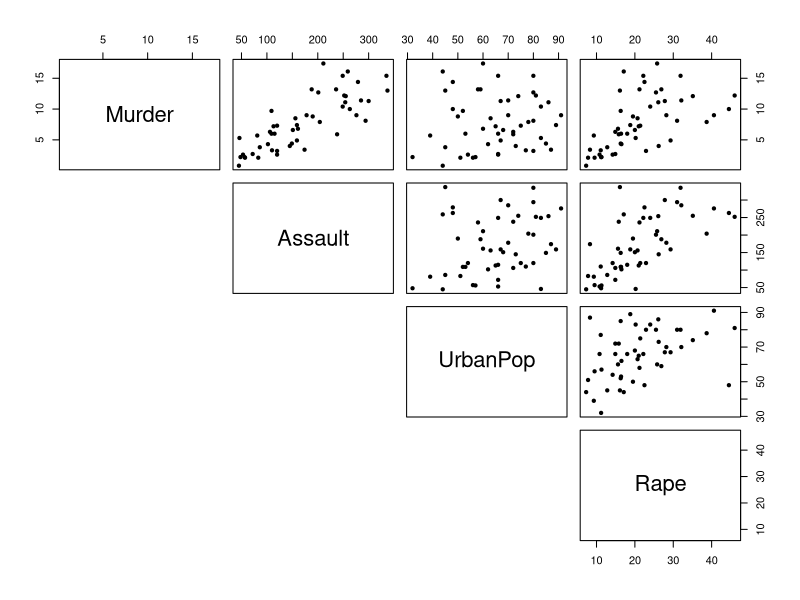
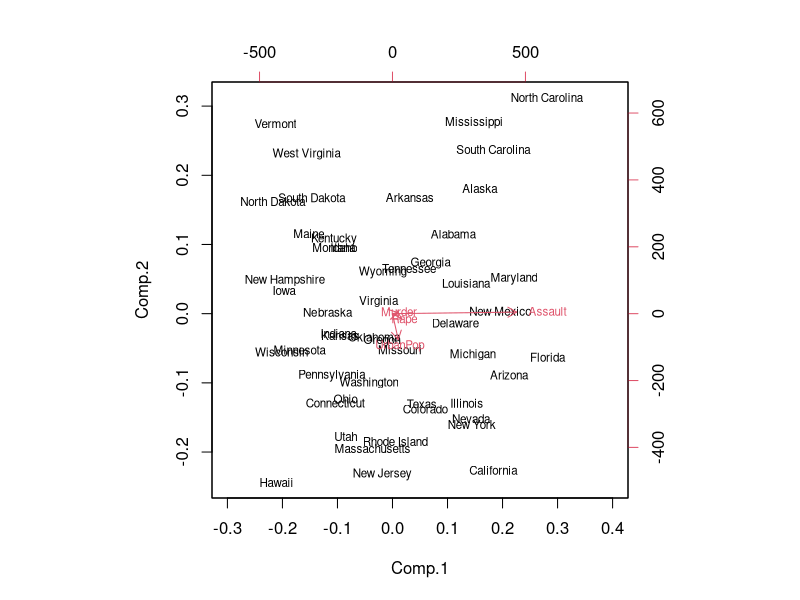

These figures' R source, in order:
pairs(USArrests,pch=20,lower.panel = NULL)
data("USArrests")
str(USArrests,vec.len=2)
library(skimr)
library(knitr)
knit_print(skim(USArrests))
cor.arrest<-cor(USArrests)
round(cor.arrest,2)
set.seed(1)
arrest.pca<-princomp(USArrests)
summary(arrest.pca)
biplot(arrest.pca,xlim=c(-0.3,0.4),cex=.7)
